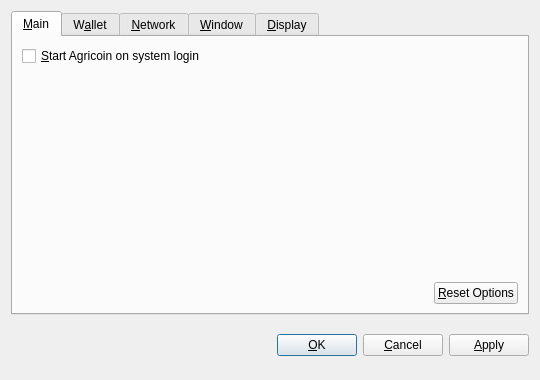
<?xml version="1.0" encoding="UTF-8"?>
<ui version="4.0">
 <class>OptionsDialog</class>
 <widget class="QDialog" name="OptionsDialog">
  <property name="geometry">
   <rect>
    <x>0</x>
    <y>0</y>
    <width>540</width>
    <height>380</height>
   </rect>
  </property>
  <property name="windowTitle">
   <string>Options</string>
  </property>
  <property name="modal">
   <bool>true</bool>
  </property>
  <layout class="QVBoxLayout" name="verticalLayout">
   <item>
    <widget class="QTabWidget" name="tabWidget">
     <property name="tabPosition">
      <enum>QTabWidget::North</enum>
     </property>
     <property name="currentIndex">
      <number>0</number>
     </property>
     <widget class="QWidget" name="tabMain">
      <attribute name="title">
       <string>&amp;Main</string>
      </attribute>
      <layout class="QVBoxLayout" name="verticalLayout_Main">
       <item>
        <widget class="QCheckBox" name="bitcoinAtStartup">
         <property name="toolTip">
          <string>Automatically start Agricoin after logging in to the system.</string>
         </property>
         <property name="text">
          <string>&amp;Start Agricoin on system login</string>
         </property>
        </widget>
       </item>
       <item>
        <spacer name="verticalSpacer_Main">
         <property name="orientation">
          <enum>Qt::Vertical</enum>
         </property>
         <property name="sizeHint" stdset="0">
          <size>
           <width>20</width>
           <height>40</height>
          </size>
         </property>
        </spacer>
       </item>
       <item>
        <layout class="QHBoxLayout" name="horizontalLayout_2_Main">
         <item>
          <spacer name="horizontalSpacer_2_Main">
           <property name="orientation">
            <enum>Qt::Horizontal</enum>
           </property>
           <property name="sizeHint" stdset="0">
            <size>
             <width>40</width>
             <height>20</height>
            </size>
           </property>
          </spacer>
         </item>
         <item>
          <widget class="QPushButton" name="resetButton">
           <property name="toolTip">
            <string>Reset all client options to default.</string>
           </property>
           <property name="text">
            <string>&amp;Reset Options</string>
           </property>
           <property name="autoDefault">
            <bool>false</bool>
           </property>
          </widget>
         </item>
        </layout>
       </item>
      </layout>
     </widget>
     <widget class="QWidget" name="tabWallet">
      <attribute name="title">
       <string>W&amp;allet</string>
      </attribute>
      <layout class="QVBoxLayout" name="verticalLayout_Network">
       <item>
        <widget class="QLabel" name="transactionFeeInfoLabel">
         <property name="text">
          <string>Optional transaction fee per kB that helps make sure your transactions are processed quickly. Most transactions are 1 kB.</string>
         </property>
         <property name="textFormat">
          <enum>Qt::PlainText</enum>
         </property>
         <property name="wordWrap">
          <bool>true</bool>
         </property>
        </widget>
       </item>
       <item>
        <layout class="QHBoxLayout" name="horizontalLayout_1_Main">
         <item>
          <widget class="QLabel" name="transactionFeeLabel">
           <property name="text">
            <string>Pay transaction &amp;fee</string>
           </property>
           <property name="textFormat">
            <enum>Qt::PlainText</enum>
           </property>
           <property name="buddy">
            <cstring>transactionFee</cstring>
           </property>
          </widget>
         </item>
         <item>
          <widget class="BitcoinAmountField" name="transactionFee"/>
         </item>
         <item>
          <spacer name="horizontalSpacer_1_Main">
           <property name="orientation">
            <enum>Qt::Horizontal</enum>
           </property>
           <property name="sizeHint" stdset="0">
            <size>
             <width>40</width>
             <height>20</height>
            </size>
           </property>
          </spacer>
         </item>
        </layout>
       </item>
       <item>
        <widget class="QLabel" name="label">
         <property name="text">
          <string>If you disable the spending of unconfirmed change, the change from a transaction cannot be used until that transaction has at least one confirmation. This also affects how your balance is computed.</string>
         </property>
         <property name="wordWrap">
          <bool>true</bool>
         </property>
        </widget>
       </item>
       <item>
        <widget class="QCheckBox" name="spendZeroConfChange">
         <property name="text">
          <string>Spend unconfirmed change  (experts only)</string>
         </property>
        </widget>
       </item>
       <item>
        <spacer name="verticalSpacer">
         <property name="orientation">
          <enum>Qt::Vertical</enum>
         </property>
         <property name="sizeHint" stdset="0">
          <size>
           <width>20</width>
           <height>40</height>
          </size>
         </property>
        </spacer>
       </item>
      </layout>
     </widget>
     <widget class="QWidget" name="tabNetwork">
      <attribute name="title">
       <string>&amp;Network</string>
      </attribute>
      <layout class="QVBoxLayout" name="verticalLayout_Network">
       <item>
        <widget class="QCheckBox" name="mapPortUpnp">
         <property name="toolTip">
          <string>Automatically open the Agricoin client port on the router. This only works when your router supports UPnP and it is enabled.</string>
         </property>
         <property name="text">
          <string>Map port using &amp;UPnP</string>
         </property>
        </widget>
       </item>
       <item>
        <widget class="QCheckBox" name="connectSocks">
         <property name="toolTip">
          <string>Connect to the Agricoin network through a SOCKS proxy (e.g. when connecting through Tor).</string>
         </property>
         <property name="text">
          <string>&amp;Connect through SOCKS proxy:</string>
         </property>
        </widget>
       </item>
       <item>
        <layout class="QHBoxLayout" name="horizontalLayout_Network">
         <item>
          <widget class="QLabel" name="proxyIpLabel">
           <property name="text">
            <string>Proxy &amp;IP:</string>
           </property>
           <property name="textFormat">
            <enum>Qt::PlainText</enum>
           </property>
           <property name="buddy">
            <cstring>proxyIp</cstring>
           </property>
          </widget>
         </item>
         <item>
          <widget class="QValidatedLineEdit" name="proxyIp">
           <property name="maximumSize">
            <size>
             <width>140</width>
             <height>16777215</height>
            </size>
           </property>
           <property name="toolTip">
            <string>IP address of the proxy (e.g. 127.0.0.1)</string>
           </property>
          </widget>
         </item>
         <item>
          <widget class="QLabel" name="proxyPortLabel">
           <property name="text">
            <string>&amp;Port:</string>
           </property>
           <property name="textFormat">
            <enum>Qt::PlainText</enum>
           </property>
           <property name="buddy">
            <cstring>proxyPort</cstring>
           </property>
          </widget>
         </item>
         <item>
          <widget class="QLineEdit" name="proxyPort">
           <property name="maximumSize">
            <size>
             <width>55</width>
             <height>16777215</height>
            </size>
           </property>
           <property name="toolTip">
            <string>Port of the proxy (e.g. 9050)</string>
           </property>
          </widget>
         </item>
         <item>
          <widget class="QLabel" name="socksVersionLabel">
           <property name="text">
            <string>SOCKS &amp;Version:</string>
           </property>
           <property name="textFormat">
            <enum>Qt::PlainText</enum>
           </property>
           <property name="buddy">
            <cstring>socksVersion</cstring>
           </property>
          </widget>
         </item>
         <item>
          <widget class="QValueComboBox" name="socksVersion">
           <property name="toolTip">
            <string>SOCKS version of the proxy (e.g. 5)</string>
           </property>
          </widget>
         </item>
         <item>
          <spacer name="horizontalSpacer_Network">
           <property name="orientation">
            <enum>Qt::Horizontal</enum>
           </property>
           <property name="sizeHint" stdset="0">
            <size>
             <width>40</width>
             <height>20</height>
            </size>
           </property>
          </spacer>
         </item>
        </layout>
       </item>
       <item>
        <spacer name="verticalSpacer_Network">
         <property name="orientation">
          <enum>Qt::Vertical</enum>
         </property>
         <property name="sizeHint" stdset="0">
          <size>
           <width>20</width>
           <height>40</height>
          </size>
         </property>
        </spacer>
       </item>
      </layout>
     </widget>
     <widget class="QWidget" name="tabWindow">
      <attribute name="title">
       <string>&amp;Window</string>
      </attribute>
      <layout class="QVBoxLayout" name="verticalLayout_Window">
       <item>
        <widget class="QCheckBox" name="minimizeToTray">
         <property name="toolTip">
          <string>Show only a tray icon after minimizing the window.</string>
         </property>
         <property name="text">
          <string>&amp;Minimize to the tray instead of the taskbar</string>
         </property>
        </widget>
       </item>
       <item>
        <widget class="QCheckBox" name="minimizeOnClose">
         <property name="toolTip">
          <string>Minimize instead of exit the application when the window is closed. When this option is enabled, the application will be closed only after selecting Quit in the menu.</string>
         </property>
         <property name="text">
          <string>M&amp;inimize on close</string>
         </property>
        </widget>
       </item>
       <item>
        <spacer name="verticalSpacer_Window">
         <property name="orientation">
          <enum>Qt::Vertical</enum>
         </property>
         <property name="sizeHint" stdset="0">
          <size>
           <width>20</width>
           <height>40</height>
          </size>
         </property>
        </spacer>
       </item>
      </layout>
     </widget>
     <widget class="QWidget" name="tabDisplay">
      <attribute name="title">
       <string>&amp;Display</string>
      </attribute>
      <layout class="QVBoxLayout" name="verticalLayout_Display">
       <item>
        <layout class="QHBoxLayout" name="horizontalLayout_1_Display">
         <item>
          <widget class="QLabel" name="langLabel">
           <property name="text">
            <string>User Interface &amp;language:</string>
           </property>
           <property name="textFormat">
            <enum>Qt::PlainText</enum>
           </property>
           <property name="buddy">
            <cstring>lang</cstring>
           </property>
          </widget>
         </item>
         <item>
          <widget class="QValueComboBox" name="lang">
           <property name="toolTip">
            <string>The user interface language can be set here. This setting will take effect after restarting Agricoin.</string>
           </property>
          </widget>
         </item>
        </layout>
       </item>
       <item>
        <layout class="QHBoxLayout" name="horizontalLayout_2_Display">
         <item>
          <widget class="QLabel" name="unitLabel">
           <property name="text">
            <string>&amp;Unit to show amounts in:</string>
           </property>
           <property name="textFormat">
            <enum>Qt::PlainText</enum>
           </property>
           <property name="buddy">
            <cstring>unit</cstring>
           </property>
          </widget>
         </item>
         <item>
          <widget class="QValueComboBox" name="unit">
           <property name="toolTip">
            <string>Choose the default subdivision unit to show in the interface and when sending coins.</string>
           </property>
          </widget>
         </item>
        </layout>
       </item>
       <item>
        <widget class="QCheckBox" name="displayAddresses">
         <property name="toolTip">
          <string>Whether to show Agricoin addresses in the transaction list or not.</string>
         </property>
         <property name="text">
          <string>&amp;Display addresses in transaction list</string>
         </property>
        </widget>
       </item>
       <item>
        <widget class="QCheckBox" name="coinControlFeatures">
         <property name="toolTip">
          <string>Whether to show coin control features or not.</string>
         </property>
         <property name="text">
          <string>Display coin &amp;control features (experts only!)</string>
         </property>
        </widget>
       </item>
       <item>
        <spacer name="verticalSpacer_Display">
         <property name="orientation">
          <enum>Qt::Vertical</enum>
         </property>
         <property name="sizeHint" stdset="0">
          <size>
           <width>20</width>
           <height>40</height>
          </size>
         </property>
        </spacer>
       </item>
      </layout>
     </widget>
    </widget>
   </item>
   <item>
    <layout class="QHBoxLayout" name="horizontalLayout_Buttons">
     <item>
      <spacer name="horizontalSpacer_1">
       <property name="orientation">
        <enum>Qt::Horizontal</enum>
       </property>
       <property name="sizeHint" stdset="0">
        <size>
         <width>40</width>
         <height>48</height>
        </size>
       </property>
      </spacer>
     </item>
     <item>
      <widget class="QLabel" name="statusLabel">
       <property name="font">
        <font>
         <weight>75</weight>
         <bold>true</bold>
        </font>
       </property>
       <property name="text">
        <string/>
       </property>
       <property name="textFormat">
        <enum>Qt::PlainText</enum>
       </property>
       <property name="wordWrap">
        <bool>true</bool>
       </property>
      </widget>
     </item>
     <item>
      <spacer name="horizontalSpacer_2">
       <property name="orientation">
        <enum>Qt::Horizontal</enum>
       </property>
       <property name="sizeHint" stdset="0">
        <size>
         <width>40</width>
         <height>48</height>
        </size>
       </property>
      </spacer>
     </item>
     <item>
      <widget class="QPushButton" name="okButton">
       <property name="text">
        <string>&amp;OK</string>
       </property>
      </widget>
     </item>
     <item>
      <widget class="QPushButton" name="cancelButton">
       <property name="text">
        <string>&amp;Cancel</string>
       </property>
       <property name="autoDefault">
        <bool>false</bool>
       </property>
      </widget>
     </item>
     <item>
      <widget class="QPushButton" name="applyButton">
       <property name="text">
        <string>&amp;Apply</string>
       </property>
       <property name="autoDefault">
        <bool>false</bool>
       </property>
      </widget>
     </item>
    </layout>
   </item>
  </layout>
 </widget>
 <customwidgets>
  <customwidget>
   <class>BitcoinAmountField</class>
   <extends>QSpinBox</extends>
   <header>bitcoinamountfield.h</header>
  </customwidget>
  <customwidget>
   <class>QValueComboBox</class>
   <extends>QComboBox</extends>
   <header>qvaluecombobox.h</header>
  </customwidget>
  <customwidget>
   <class>QValidatedLineEdit</class>
   <extends>QLineEdit</extends>
   <header>qvalidatedlineedit.h</header>
  </customwidget>
 </customwidgets>
 <resources/>
 <connections/>
</ui>
